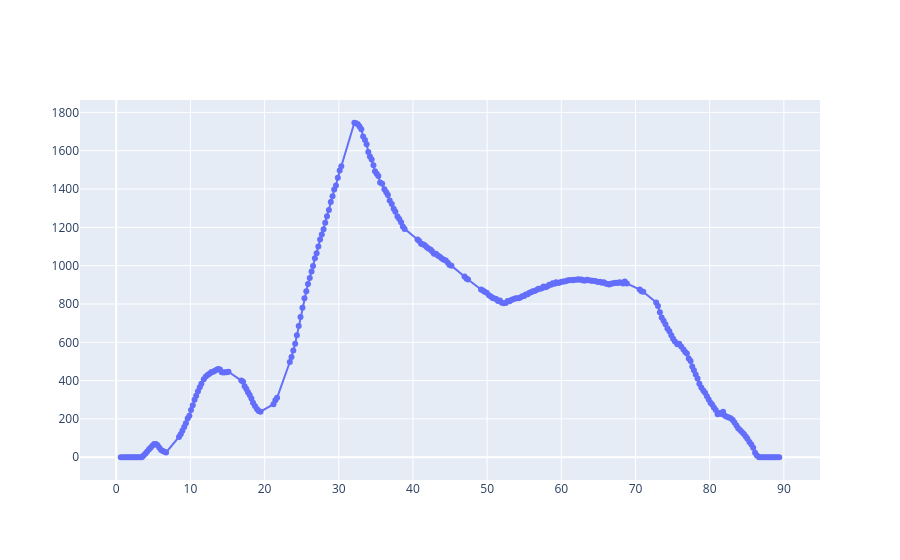

Notebook source saved alongside this figure:
### Code cell
f = decoder.plot_signal_from_id('18DAF218',[0,15,98,0x50,0x22], signal_id='S_18DAF218_BE_3', return_fig=True)
f['data'][0]['mode'] = 'lines+markers'
f.show()

### Figure 1 — Plotly figure (JSON) as saved in the notebook; plotly's stock layout.template omitted (floating-point values rounded to 4 significant figures; data arrays with more than 128 entries replaced by an {"elided": "..."} marker saying what was removed)
{"data": [{"mode": "lines+markers", "name": "S_18DAF218_BE_3", "type": "scatter", "x": {"elided": "303 float values"}, "y": {"elided": "303 float values"}}], "layout": {}}
